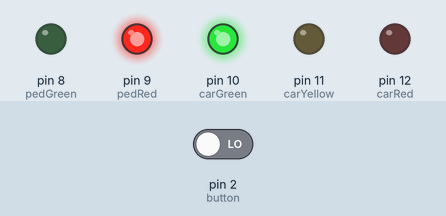
A sketch run on a simulated Arduino Uno, built with avr-gcc and run on an emulated ATmega328P. Parts: output pins drawn as LEDs (lit = HIGH). The test bench sets the inputs (shaded band); at power-on: pin 2 (button) LOW.

Above: at 4.2 s.
4.3 s: pin 2 (button) driven LOW
5.8 s: pin 2 (button) driven HIGH
At 6.1 s:
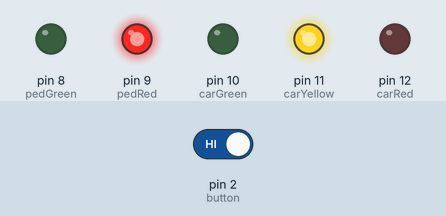
At 8.5 s:
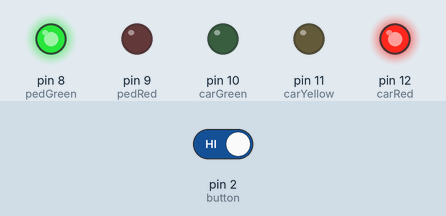
Timing chart, 0 to 17.8 s (numbered marks = the images above; inputs shaded):
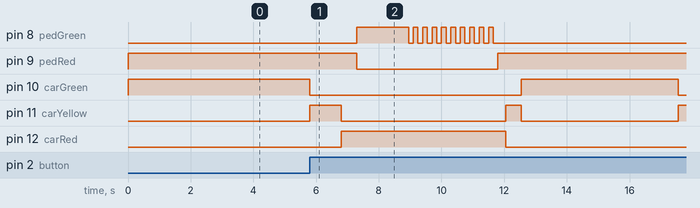

The sketch:

Semaforo.ino
```cpp
int carRed = 12; // estabelece o semáforo para carros
int carYellow = 11;
int carGreen = 10;
int pedRed = 9; // estabelece o semáforo para pedestres
int pedGreen = 8;
int button = 2; // pino do botão
int crossTime = 1500; // tempo para que os pedestres atravessem
unsigned long changeTime; // tempo desde que o botão foi pressionado
void setup() {
pinMode(carRed, OUTPUT);
pinMode(carYellow, OUTPUT);
pinMode(carGreen, OUTPUT);
pinMode(pedRed, OUTPUT);
pinMode(pedGreen, OUTPUT);
pinMode(button, INPUT); // botão no pino 2
// acende a luz verde
digitalWrite(carGreen, HIGH);
digitalWrite(pedRed, HIGH);
}
void loop() {
int state = digitalRead(button);
/* verifica se o botão foi pressionado e se transcorreram 5 segundos desde a última vez que
isso ocorreu */
if (state == HIGH && (millis() - changeTime) > 5000) {
// Chama a função para alterar as luzes
changeLights();
}
}
void changeLights() {
digitalWrite(carGreen, LOW); // apaga o verde
digitalWrite(carYellow, HIGH); // acende o amarelo
delay(1000); // espera 2 segundos
digitalWrite(carYellow, LOW); // apaga o amarelo
digitalWrite(carRed, HIGH); // acende o vermelho
delay(500); // espera 1 segundo, por segurança
digitalWrite(pedRed, LOW); // apaga o vermelho dos pedestres
digitalWrite(pedGreen, HIGH); // acende o verde dos pedestres
delay(crossTime); // espera por um intervalo de tempo predefinido
// pisca o verde dos pedestres
for (int x=0; x<10; x++) {
digitalWrite(pedGreen, HIGH);
delay(150);
digitalWrite(pedGreen, LOW);
delay(150);
}
// acende o vermelho dos pedestres
digitalWrite(pedRed, HIGH);
delay(250);
digitalWrite(carYellow, HIGH); // acende o amarelo
digitalWrite(carRed, LOW); // apaga o vermelho
delay(500);
digitalWrite(carGreen, HIGH); // acende o verde
digitalWrite(carYellow, LOW); // apaga o amarelo
// registra o tempo desde a última alteração no semáforo
changeTime = millis();
// depois retorna para o loop principal do programa
}
```

Measured:
- after the input at 4.3 s, every drawn part: stays the same
- after the input at 5.8 s, pin 8 (pedGreen): LOW → HIGH after 1.5 s, then repeats every 0.30 s: LOW 0.15 s, HIGH 0.15 s, until it stays LOW from 11.7 s; pin 9 (pedRed): HIGH → LOW after 1.5 s, → HIGH 4.5 s later
